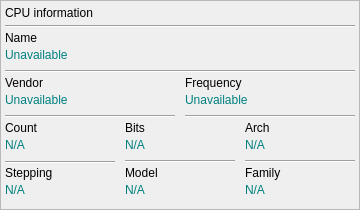
     <widget class="QFrame" name="cpuifrme">
      <property name="geometry">
       <rect>
        <x>580</x>
        <y>30</y>
        <width>360</width>
        <height>210</height>
       </rect>
      </property>
      <property name="sizePolicy">
       <sizepolicy hsizetype="Fixed" vsizetype="Fixed">
        <horstretch>0</horstretch>
        <verstretch>0</verstretch>
       </sizepolicy>
      </property>
      <property name="minimumSize">
       <size>
        <width>360</width>
        <height>210</height>
       </size>
      </property>
      <property name="maximumSize">
       <size>
        <width>360</width>
        <height>210</height>
       </size>
      </property>
      <property name="frameShape">
       <enum>QFrame::StyledPanel</enum>
      </property>
      <property name="frameShadow">
       <enum>QFrame::Raised</enum>
      </property>
      <widget class="QLabel" name="cpuiname">
       <property name="geometry">
        <rect>
         <x>5</x>
         <y>45</y>
         <width>350</width>
         <height>20</height>
        </rect>
       </property>
       <property name="sizePolicy">
        <sizepolicy hsizetype="Fixed" vsizetype="Fixed">
         <horstretch>0</horstretch>
         <verstretch>0</verstretch>
        </sizepolicy>
       </property>
       <property name="minimumSize">
        <size>
         <width>350</width>
         <height>20</height>
        </size>
       </property>
       <property name="maximumSize">
        <size>
         <width>350</width>
         <height>20</height>
        </size>
       </property>
       <property name="styleSheet">
        <string notr="true">font: 15pt &quot;JetBrains Mono&quot;;
color: #008080;</string>
       </property>
       <property name="text">
        <string>Unavailable</string>
       </property>
      </widget>
      <widget class="QLabel" name="cpuilb02">
       <property name="geometry">
        <rect>
         <x>5</x>
         <y>30</y>
         <width>350</width>
         <height>15</height>
        </rect>
       </property>
       <property name="sizePolicy">
        <sizepolicy hsizetype="Fixed" vsizetype="Fixed">
         <horstretch>0</horstretch>
         <verstretch>0</verstretch>
        </sizepolicy>
       </property>
       <property name="minimumSize">
        <size>
         <width>350</width>
         <height>15</height>
        </size>
       </property>
       <property name="maximumSize">
        <size>
         <width>350</width>
         <height>15</height>
        </size>
       </property>
       <property name="text">
        <string>Name</string>
       </property>
      </widget>
      <widget class="Line" name="cpuiln02">
       <property name="geometry">
        <rect>
         <x>5</x>
         <y>70</y>
         <width>350</width>
         <height>3</height>
        </rect>
       </property>
       <property name="sizePolicy">
        <sizepolicy hsizetype="Fixed" vsizetype="Fixed">
         <horstretch>0</horstretch>
         <verstretch>0</verstretch>
        </sizepolicy>
       </property>
       <property name="minimumSize">
        <size>
         <width>350</width>
         <height>3</height>
        </size>
       </property>
       <property name="maximumSize">
        <size>
         <width>350</width>
         <height>3</height>
        </size>
       </property>
       <property name="orientation">
        <enum>Qt::Horizontal</enum>
       </property>
      </widget>
      <widget class="QLabel" name="cpuilb03">
       <property name="geometry">
        <rect>
         <x>5</x>
         <y>75</y>
         <width>170</width>
         <height>15</height>
        </rect>
       </property>
       <property name="sizePolicy">
        <sizepolicy hsizetype="Fixed" vsizetype="Fixed">
         <horstretch>0</horstretch>
         <verstretch>0</verstretch>
        </sizepolicy>
       </property>
       <property name="minimumSize">
        <size>
         <width>170</width>
         <height>15</height>
        </size>
       </property>
       <property name="maximumSize">
        <size>
         <width>170</width>
         <height>15</height>
        </size>
       </property>
       <property name="text">
        <string>Vendor</string>
       </property>
      </widget>
      <widget class="QLabel" name="cpuivend">
       <property name="geometry">
        <rect>
         <x>5</x>
         <y>90</y>
         <width>170</width>
         <height>20</height>
        </rect>
       </property>
       <property name="sizePolicy">
        <sizepolicy hsizetype="Fixed" vsizetype="Fixed">
         <horstretch>0</horstretch>
         <verstretch>0</verstretch>
        </sizepolicy>
       </property>
       <property name="minimumSize">
        <size>
         <width>170</width>
         <height>20</height>
        </size>
       </property>
       <property name="maximumSize">
        <size>
         <width>170</width>
         <height>20</height>
        </size>
       </property>
       <property name="styleSheet">
        <string notr="true">font: 15pt &quot;JetBrains Mono&quot;;
color: #008080;</string>
       </property>
       <property name="text">
        <string>Unavailable</string>
       </property>
      </widget>
      <widget class="Line" name="cpuiln03">
       <property name="geometry">
        <rect>
         <x>5</x>
         <y>115</y>
         <width>170</width>
         <height>3</height>
        </rect>
       </property>
       <property name="sizePolicy">
        <sizepolicy hsizetype="Fixed" vsizetype="Fixed">
         <horstretch>0</horstretch>
         <verstretch>0</verstretch>
        </sizepolicy>
       </property>
       <property name="minimumSize">
        <size>
         <width>170</width>
         <height>3</height>
        </size>
       </property>
       <property name="maximumSize">
        <size>
         <width>170</width>
         <height>3</height>
        </size>
       </property>
       <property name="orientation">
        <enum>Qt::Horizontal</enum>
       </property>
      </widget>
      <widget class="QLabel" name="cpuibits">
       <property name="geometry">
        <rect>
         <x>125</x>
         <y>135</y>
         <width>110</width>
         <height>20</height>
        </rect>
       </property>
       <property name="sizePolicy">
        <sizepolicy hsizetype="Fixed" vsizetype="Fixed">
         <horstretch>0</horstretch>
         <verstretch>0</verstretch>
        </sizepolicy>
       </property>
       <property name="minimumSize">
        <size>
         <width>110</width>
         <height>20</height>
        </size>
       </property>
       <property name="maximumSize">
        <size>
         <width>110</width>
         <height>20</height>
        </size>
       </property>
       <property name="styleSheet">
        <string notr="true">font: 15pt &quot;JetBrains Mono&quot;;
color: #008080;</string>
       </property>
       <property name="text">
        <string>N/A</string>
       </property>
      </widget>
      <widget class="Line" name="cpuiln06">
       <property name="geometry">
        <rect>
         <x>125</x>
         <y>160</y>
         <width>110</width>
         <height>3</height>
        </rect>
       </property>
       <property name="sizePolicy">
        <sizepolicy hsizetype="Fixed" vsizetype="Fixed">
         <horstretch>0</horstretch>
         <verstretch>0</verstretch>
        </sizepolicy>
       </property>
       <property name="minimumSize">
        <size>
         <width>110</width>
         <height>3</height>
        </size>
       </property>
       <property name="maximumSize">
        <size>
         <width>110</width>
         <height>3</height>
        </size>
       </property>
       <property name="orientation">
        <enum>Qt::Horizontal</enum>
       </property>
      </widget>
      <widget class="QLabel" name="cpuilb06">
       <property name="geometry">
        <rect>
         <x>125</x>
         <y>120</y>
         <width>110</width>
         <height>15</height>
        </rect>
       </property>
       <property name="sizePolicy">
        <sizepolicy hsizetype="Fixed" vsizetype="Fixed">
         <horstretch>0</horstretch>
         <verstretch>0</verstretch>
        </sizepolicy>
       </property>
       <property name="minimumSize">
        <size>
         <width>110</width>
         <height>15</height>
        </size>
       </property>
       <property name="maximumSize">
        <size>
         <width>110</width>
         <height>15</height>
        </size>
       </property>
       <property name="text">
        <string>Bits</string>
       </property>
      </widget>
      <widget class="QLabel" name="cpuiarch">
       <property name="geometry">
        <rect>
         <x>245</x>
         <y>135</y>
         <width>110</width>
         <height>20</height>
        </rect>
       </property>
       <property name="sizePolicy">
        <sizepolicy hsizetype="Fixed" vsizetype="Fixed">
         <horstretch>0</horstretch>
         <verstretch>0</verstretch>
        </sizepolicy>
       </property>
       <property name="minimumSize">
        <size>
         <width>110</width>
         <height>20</height>
        </size>
       </property>
       <property name="maximumSize">
        <size>
         <width>110</width>
         <height>20</height>
        </size>
       </property>
       <property name="styleSheet">
        <string notr="true">font: 15pt &quot;JetBrains Mono&quot;;
color: #008080;</string>
       </property>
       <property name="text">
        <string>N/A</string>
       </property>
      </widget>
      <widget class="QLabel" name="cpuilb07">
       <property name="geometry">
        <rect>
         <x>245</x>
         <y>120</y>
         <width>110</width>
         <height>15</height>
        </rect>
       </property>
       <property name="sizePolicy">
        <sizepolicy hsizetype="Fixed" vsizetype="Fixed">
         <horstretch>0</horstretch>
         <verstretch>0</verstretch>
        </sizepolicy>
       </property>
       <property name="minimumSize">
        <size>
         <width>110</width>
         <height>15</height>
        </size>
       </property>
       <property name="maximumSize">
        <size>
         <width>110</width>
         <height>15</height>
        </size>
       </property>
       <property name="text">
        <string>Arch</string>
       </property>
      </widget>
      <widget class="Line" name="cpuiln07">
       <property name="geometry">
        <rect>
         <x>245</x>
         <y>160</y>
         <width>110</width>
         <height>3</height>
        </rect>
       </property>
       <property name="sizePolicy">
        <sizepolicy hsizetype="Fixed" vsizetype="Fixed">
         <horstretch>0</horstretch>
         <verstretch>0</verstretch>
        </sizepolicy>
       </property>
       <property name="minimumSize">
        <size>
         <width>110</width>
         <height>3</height>
        </size>
       </property>
       <property name="maximumSize">
        <size>
         <width>110</width>
         <height>3</height>
        </size>
       </property>
       <property name="orientation">
        <enum>Qt::Horizontal</enum>
       </property>
      </widget>
      <widget class="QLabel" name="cpuiqant">
       <property name="geometry">
        <rect>
         <x>5</x>
         <y>135</y>
         <width>110</width>
         <height>20</height>
        </rect>
       </property>
       <property name="sizePolicy">
        <sizepolicy hsizetype="Fixed" vsizetype="Fixed">
         <horstretch>0</horstretch>
         <verstretch>0</verstretch>
        </sizepolicy>
       </property>
       <property name="minimumSize">
        <size>
         <width>110</width>
         <height>20</height>
        </size>
       </property>
       <property name="maximumSize">
        <size>
         <width>110</width>
         <height>20</height>
        </size>
       </property>
       <property name="styleSheet">
        <string notr="true">font: 15pt &quot;JetBrains Mono&quot;;
color: #008080;</string>
       </property>
       <property name="text">
        <string>N/A</string>
       </property>
      </widget>
      <widget class="Line" name="cpuiln05">
       <property name="geometry">
        <rect>
         <x>5</x>
         <y>161</y>
         <width>110</width>
         <height>3</height>
        </rect>
       </property>
       <property name="sizePolicy">
        <sizepolicy hsizetype="Fixed" vsizetype="Fixed">
         <horstretch>0</horstretch>
         <verstretch>0</verstretch>
        </sizepolicy>
       </property>
       <property name="minimumSize">
        <size>
         <width>110</width>
         <height>3</height>
        </size>
       </property>
       <property name="maximumSize">
        <size>
         <width>110</width>
         <height>3</height>
        </size>
       </property>
       <property name="orientation">
        <enum>Qt::Horizontal</enum>
       </property>
      </widget>
      <widget class="QLabel" name="cpuilb05">
       <property name="geometry">
        <rect>
         <x>5</x>
         <y>120</y>
         <width>110</width>
         <height>15</height>
        </rect>
       </property>
       <property name="sizePolicy">
        <sizepolicy hsizetype="Fixed" vsizetype="Fixed">
         <horstretch>0</horstretch>
         <verstretch>0</verstretch>
        </sizepolicy>
       </property>
       <property name="minimumSize">
        <size>
         <width>110</width>
         <height>15</height>
        </size>
       </property>
       <property name="maximumSize">
        <size>
         <width>110</width>
         <height>15</height>
        </size>
       </property>
       <property name="text">
        <string>Count</string>
       </property>
      </widget>
      <widget class="QLabel" name="cpuilb09">
       <property name="geometry">
        <rect>
         <x>125</x>
         <y>165</y>
         <width>110</width>
         <height>15</height>
        </rect>
       </property>
       <property name="sizePolicy">
        <sizepolicy hsizetype="Fixed" vsizetype="Fixed">
         <horstretch>0</horstretch>
         <verstretch>0</verstretch>
        </sizepolicy>
       </property>
       <property name="minimumSize">
        <size>
         <width>110</width>
         <height>15</height>
        </size>
       </property>
       <property name="maximumSize">
        <size>
         <width>110</width>
         <height>15</height>
        </size>
       </property>
       <property name="text">
        <string>Model</string>
       </property>
      </widget>
      <widget class="QLabel" name="cpuilb10">
       <property name="geometry">
        <rect>
         <x>245</x>
         <y>165</y>
         <width>110</width>
         <height>15</height>
        </rect>
       </property>
       <property name="sizePolicy">
        <sizepolicy hsizetype="Fixed" vsizetype="Fixed">
         <horstretch>0</horstretch>
         <verstretch>0</verstretch>
        </sizepolicy>
       </property>
       <property name="minimumSize">
        <size>
         <width>110</width>
         <height>15</height>
        </size>
       </property>
       <property name="maximumSize">
        <size>
         <width>110</width>
         <height>15</height>
        </size>
       </property>
       <property name="text">
        <string>Family</string>
       </property>
      </widget>
      <widget class="QLabel" name="cpuifmly">
       <property name="geometry">
        <rect>
         <x>245</x>
         <y>180</y>
         <width>110</width>
         <height>20</height>
        </rect>
       </property>
       <property name="sizePolicy">
        <sizepolicy hsizetype="Fixed" vsizetype="Fixed">
         <horstretch>0</horstretch>
         <verstretch>0</verstretch>
        </sizepolicy>
       </property>
       <property name="minimumSize">
        <size>
         <width>110</width>
         <height>20</height>
        </size>
       </property>
       <property name="maximumSize">
        <size>
         <width>110</width>
         <height>20</height>
        </size>
       </property>
       <property name="styleSheet">
        <string notr="true">font: 15pt &quot;JetBrains Mono&quot;;
color: #008080;</string>
       </property>
       <property name="text">
        <string>N/A</string>
       </property>
      </widget>
      <widget class="QLabel" name="cpuistep">
       <property name="geometry">
        <rect>
         <x>5</x>
         <y>180</y>
         <width>110</width>
         <height>20</height>
        </rect>
       </property>
       <property name="sizePolicy">
        <sizepolicy hsizetype="Fixed" vsizetype="Fixed">
         <horstretch>0</horstretch>
         <verstretch>0</verstretch>
        </sizepolicy>
       </property>
       <property name="minimumSize">
        <size>
         <width>110</width>
         <height>20</height>
        </size>
       </property>
       <property name="maximumSize">
        <size>
         <width>110</width>
         <height>20</height>
        </size>
       </property>
       <property name="styleSheet">
        <string notr="true">font: 15pt &quot;JetBrains Mono&quot;;
color: #008080;</string>
       </property>
       <property name="text">
        <string>N/A</string>
       </property>
      </widget>
      <widget class="QLabel" name="cpuilb08">
       <property name="geometry">
        <rect>
         <x>5</x>
         <y>165</y>
         <width>110</width>
         <height>15</height>
        </rect>
       </property>
       <property name="sizePolicy">
        <sizepolicy hsizetype="Fixed" vsizetype="Fixed">
         <horstretch>0</horstretch>
         <verstretch>0</verstretch>
        </sizepolicy>
       </property>
       <property name="minimumSize">
        <size>
         <width>110</width>
         <height>15</height>
        </size>
       </property>
       <property name="maximumSize">
        <size>
         <width>110</width>
         <height>15</height>
        </size>
       </property>
       <property name="text">
        <string>Stepping</string>
       </property>
      </widget>
      <widget class="QLabel" name="cpuimodl">
       <property name="geometry">
        <rect>
         <x>125</x>
         <y>180</y>
         <width>110</width>
         <height>20</height>
        </rect>
       </property>
       <property name="sizePolicy">
        <sizepolicy hsizetype="Fixed" vsizetype="Fixed">
         <horstretch>0</horstretch>
         <verstretch>0</verstretch>
        </sizepolicy>
       </property>
       <property name="minimumSize">
        <size>
         <width>110</width>
         <height>20</height>
        </size>
       </property>
       <property name="maximumSize">
        <size>
         <width>110</width>
         <height>20</height>
        </size>
       </property>
       <property name="styleSheet">
        <string notr="true">font: 15pt &quot;JetBrains Mono&quot;;
color: #008080;</string>
       </property>
       <property name="text">
        <string>N/A</string>
       </property>
      </widget>
      <widget class="QLabel" name="cpuifreq">
       <property name="geometry">
        <rect>
         <x>185</x>
         <y>90</y>
         <width>170</width>
         <height>20</height>
        </rect>
       </property>
       <property name="sizePolicy">
        <sizepolicy hsizetype="Fixed" vsizetype="Fixed">
         <horstretch>0</horstretch>
         <verstretch>0</verstretch>
        </sizepolicy>
       </property>
       <property name="minimumSize">
        <size>
         <width>170</width>
         <height>20</height>
        </size>
       </property>
       <property name="maximumSize">
        <size>
         <width>170</width>
         <height>20</height>
        </size>
       </property>
       <property name="styleSheet">
        <string notr="true">font: 15pt &quot;JetBrains Mono&quot;;
color: #008080;</string>
       </property>
       <property name="text">
        <string>Unavailable</string>
       </property>
      </widget>
      <widget class="Line" name="cpuiln04">
       <property name="geometry">
        <rect>
         <x>185</x>
         <y>115</y>
         <width>170</width>
         <height>3</height>
        </rect>
       </property>
       <property name="sizePolicy">
        <sizepolicy hsizetype="Fixed" vsizetype="Fixed">
         <horstretch>0</horstretch>
         <verstretch>0</verstretch>
        </sizepolicy>
       </property>
       <property name="minimumSize">
        <size>
         <width>170</width>
         <height>3</height>
        </size>
       </property>
       <property name="maximumSize">
        <size>
         <width>170</width>
         <height>3</height>
        </size>
       </property>
       <property name="orientation">
        <enum>Qt::Horizontal</enum>
       </property>
      </widget>
      <widget class="QLabel" name="cpuilb04">
       <property name="geometry">
        <rect>
         <x>185</x>
         <y>75</y>
         <width>170</width>
         <height>15</height>
        </rect>
       </property>
       <property name="sizePolicy">
        <sizepolicy hsizetype="Fixed" vsizetype="Fixed">
         <horstretch>0</horstretch>
         <verstretch>0</verstretch>
        </sizepolicy>
       </property>
       <property name="minimumSize">
        <size>
         <width>170</width>
         <height>15</height>
        </size>
       </property>
       <property name="maximumSize">
        <size>
         <width>170</width>
         <height>15</height>
        </size>
       </property>
       <property name="text">
        <string>Frequency</string>
       </property>
      </widget>
      <widget class="Line" name="cpuiln01">
       <property name="geometry">
        <rect>
         <x>5</x>
         <y>25</y>
         <width>350</width>
         <height>3</height>
        </rect>
       </property>
       <property name="sizePolicy">
        <sizepolicy hsizetype="Fixed" vsizetype="Fixed">
         <horstretch>0</horstretch>
         <verstretch>0</verstretch>
        </sizepolicy>
       </property>
       <property name="minimumSize">
        <size>
         <width>350</width>
         <height>3</height>
        </size>
       </property>
       <property name="maximumSize">
        <size>
         <width>350</width>
         <height>3</height>
        </size>
       </property>
       <property name="orientation">
        <enum>Qt::Horizontal</enum>
       </property>
      </widget>
      <widget class="QLabel" name="cpuilb01">
       <property name="geometry">
        <rect>
         <x>5</x>
         <y>5</y>
         <width>350</width>
         <height>15</height>
        </rect>
       </property>
       <property name="sizePolicy">
        <sizepolicy hsizetype="Fixed" vsizetype="Fixed">
         <horstretch>0</horstretch>
         <verstretch>0</verstretch>
        </sizepolicy>
       </property>
       <property name="minimumSize">
        <size>
         <width>350</width>
         <height>15</height>
        </size>
       </property>
       <property name="maximumSize">
        <size>
         <width>350</width>
         <height>15</height>
        </size>
       </property>
       <property name="styleSheet">
        <string notr="true">font: 600 10pt &quot;Inter&quot;;</string>
       </property>
       <property name="text">
        <string>CPU information</string>
       </property>
      </widget>
     </widget>
